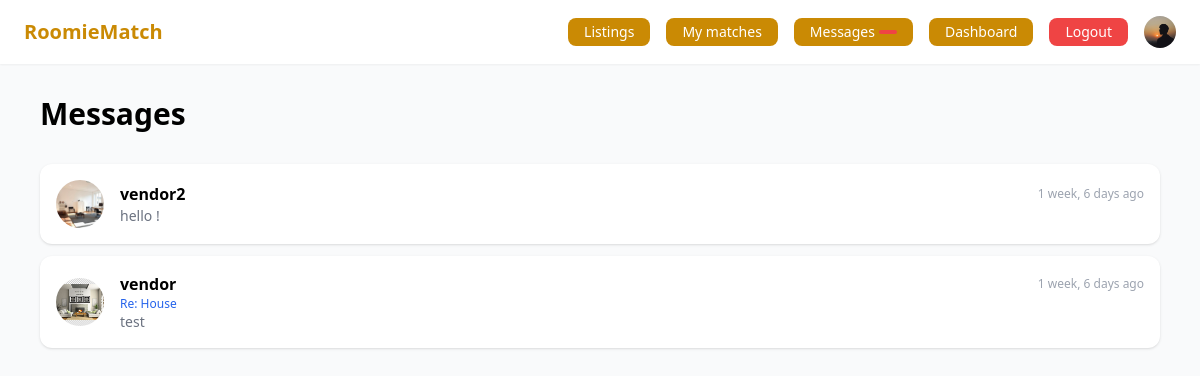
The page /messages/ (signed in) on the database its author committed.
### accounts/models.py (models this page shows, shortened)
class User(AbstractUser):
    class Role(models.TextChoices):
        SEEKER = 'seeker', 'Seeker'    # looking for a room
        OWNER  = 'owner',  'Owner'     # offering a room
    role   = models.CharField(max_length=20, choices=Role.choices, default=Role.SEEKER)
    avatar = models.ImageField(upload_to='avatars/', null=True, blank=True)
    phone  = models.CharField(max_length=20, blank=True)
    bio    = models.TextField(blank=True)
    city   = models.CharField(max_length=100, blank=True)
    def is_seeker(self):
        return self.role == self.Role.SEEKER
    def is_owner(self):
        return self.role == self.Role.OWNER

### messaging/models.py (models this page shows, shortened)
class Conversation(models.Model):
    participants = models.ManyToManyField(User, related_name='conversations')
    listing      = models.ForeignKey(
        'listings.Listing',
        on_delete = models.SET_NULL,
        null      = True,
        blank     = True,
        related_name = 'conversations'
    )
    created_at   = models.DateTimeField(auto_now_add=True)
    updated_at   = models.DateTimeField(auto_now=True)
    class Meta:
        ordering = ['-updated_at']
    def get_other_user(self, user):
        return self.participants.exclude(pk=user.pk).first()
    def last_message(self):
        return self.messages.last()

class Message(models.Model):
    conversation = models.ForeignKey(Conversation, on_delete=models.CASCADE, related_name='messages')
    sender       = models.ForeignKey(User, on_delete=models.CASCADE, related_name='sent_messages')
    content      = models.TextField()
    is_read      = models.BooleanField(default=False)
    created_at   = models.DateTimeField(auto_now_add=True)
    class Meta:
        ordering = ['created_at']

### listings/models.py (models this page shows, shortened)
class Listing(models.Model):
    class Status(models.TextChoices):
        ACTIVE   = 'active',   'Active'
        INACTIVE = 'inactive', 'Inactive'
        RENTED   = 'rented',   'Rented'
    class RoomType(models.TextChoices):
        PRIVATE = 'private', 'Private room'
        SHARED  = 'shared',  'Shared room'
        STUDIO  = 'studio',  'Studio'
    owner       = models.ForeignKey(User, on_delete=models.CASCADE, related_name='listings')
    title       = models.CharField(max_length=200)
    description = models.TextField()
    city        = models.CharField(max_length=100)
    address     = models.CharField(max_length=255, blank=True)
    price       = models.PositiveIntegerField(help_text='Monthly rent in €')
    size        = models.PositiveIntegerField(help_text='Room size in m²')
    room_type   = models.CharField(max_length=20, choices=RoomType.choices, default=RoomType.PRIVATE)
    status      = models.CharField(max_length=20, choices=Status.choices, default=Status.ACTIVE)
    pets_allowed   = models.BooleanField(default=False)
    smoking_allowed = models.BooleanField(default=False)
    students_allowed = models.BooleanField(default=True)
    preferred_schedule = models.CharField(
        max_length=20,
        choices=[('early', 'Early bird'), ('night', 'Night owl'), ('normal', 'Standard')],
        default='normal'
    )
    preferred_noise = models.CharField(
        max_length=20,
        choices=[('quiet', 'Quiet'), ('medium', 'Moderate'), ('loud', 'Lively')],
        default='medium'
    )
    available_from = models.DateField()
    created_at     = models.DateTimeField(auto_now_add=True)
    updated_at     = models.DateTimeField(auto_now=True)
    class Meta:
        ordering = ['-created_at']

### messaging/views.py (the view)
# urls.py: path('',                     views.inbox,               name='inbox'),
@login_required
def inbox(request):
    conversations = request.user.conversations.prefetch_related(
        'participants', 'messages', 'listing'
    )
    for conversation in conversations:
        conversation.other_user = conversation.get_other_user(request.user)
    return render(request, 'messaging/inbox.html', {
        'conversations': conversations,
    })

### templates/messaging/inbox.html (shortened to what this page needs)
{% extends 'base.html' %}
{% block content %}
<h1 class="text-3xl font-bold mb-8">Messages</h1>
<div class="space-y-3">
{% for conversation in conversations %}
    <a href="{% url 'messaging:conversation' conversation.pk %}"
       class="bg-white rounded-xl shadow p-4 flex items-center gap-4 hover:shadow-md transition block">
      {% with other_user=conversation.other_user %}
        {% if other_user.avatar %}
          <img src="{{ other_user.avatar.url }}" class="w-12 h-12 rounded-full object-cover" />
        {% else %}
          <div class="w-12 h-12 rounded-full bg-blue-100 flex items-center justify-center font-bold text-blue-600">
            {{ other_user.username|first|upper }}
          </div>
        {% endif %}
        <div class="flex-1">
          <div class="flex justify-between items-center">
            <p class="font-semibold">{{ other_user.username }}</p>
            {% if conversation.last_message %}
              <p class="text-gray-400 text-xs">{{ conversation.last_message.created_at|timesince }} ago</p>
            {% endif %}
          </div>
          {% if conversation.listing %}
            <p class="text-blue-600 text-xs">Re: {{ conversation.listing.title }}</p>
          {% endif %}
          {% if conversation.last_message %}
            <p class="text-gray-500 text-sm truncate">{{ conversation.last_message.content }}</p>
          {% else %}
            <p class="text-gray-400 text-sm italic">No messages yet</p>
          {% endif %}
        </div>
      {% endwith %}
    </a>
{% endfor %}
</div>
{% endblock %}

### templates/base.html (shortened to what this page needs)
<!DOCTYPE html>
<html lang="en">
<head>
  <script src="https://cdn.tailwindcss.com"></script>
</head>
<body class="bg-gray-50 min-h-screen">
  <nav class="bg-white shadow-sm px-6 py-4 flex items-center justify-between">
    <a href="/" class="text-xl font-bold text-yellow-600">RoomieMatch</a>
    <div class="flex items-center gap-4 text-sm">
      <a href="{% url 'listings:list' %}" class="bg-yellow-600 text-white px-4 py-1 rounded-lg">
        Listings
      </a>
      {% if user.is_authenticated %}
        {% if user.is_seeker %}
          <a href="{% url 'matching:best_matches' %}" class="bg-yellow-600 text-white px-4 py-1 rounded-lg">
            My matches
          </a>
        {% endif %}
        <a href="{% url 'messaging:inbox' %}" class="relative bg-yellow-600 text-white px-4 py-1 rounded-lg flex items-center gap-1">
           Messages
          <span id="unread-count"
                hx-get="{% url 'messaging:unread_count' %}"
                hx-trigger="load, every 30s"
                hx-swap="innerHTML"
                class="bg-red-500 text-white text-xs rounded-full px-1.5 py-0.5 min-w-[18px] text-center">
          </span>
        </a>
        <a href="{% url 'dashboard' %}" class="bg-yellow-600 text-white px-4 py-1 rounded-lg">
          Dashboard
        </a>
        <a href="{% url 'logout' %}" class="bg-red-500 text-white px-4 py-1 rounded-lg hover:bg-red-600">
          Logout
        </a>
        <a href="{% url 'profile' %}" class="flex items-center gap-2 hover:opacity-80">
          {% if user.avatar %}
            <img src="{{ user.avatar.url }}" class="w-8 h-8 rounded-full object-cover" />
          {% else %}
            <div class="w-8 h-8 rounded-full bg-blue-100 flex items-center justify-center text-sm font-bold text-blue-600">
              {{ user.username|first|upper }}
            </div>
          {% endif %}
        </a>
      {% else %}
        <a href="{% url 'login' %}"    class="bg-yellow-600 text-white px-4 py-1 rounded-lg hover:text-blue-600">Login</a>
        <a href="{% url 'register' %}" class="bg-blue-600 text-white px-4 py-1 rounded-lg hover:bg-blue-700">
          Sign Up
        </a>
      {% endif %}
    </div>
  </nav>
  <main class="max-w-6xl mx-auto px-4 py-8">
    {% block content %}{% endblock %}
  </main>
</body>
</html>

### rows shown on the page
User: avatar (picture)
Conversation: other_user.avatar (picture), other_user.username "vendor2", last_message.created_at "1 week, 6 days", last_message.content "hello !"
Conversation: other_user.avatar (picture), other_user.username "vendor", last_message.created_at "1 week, 6 days", listing "House", last_message.content "test"
